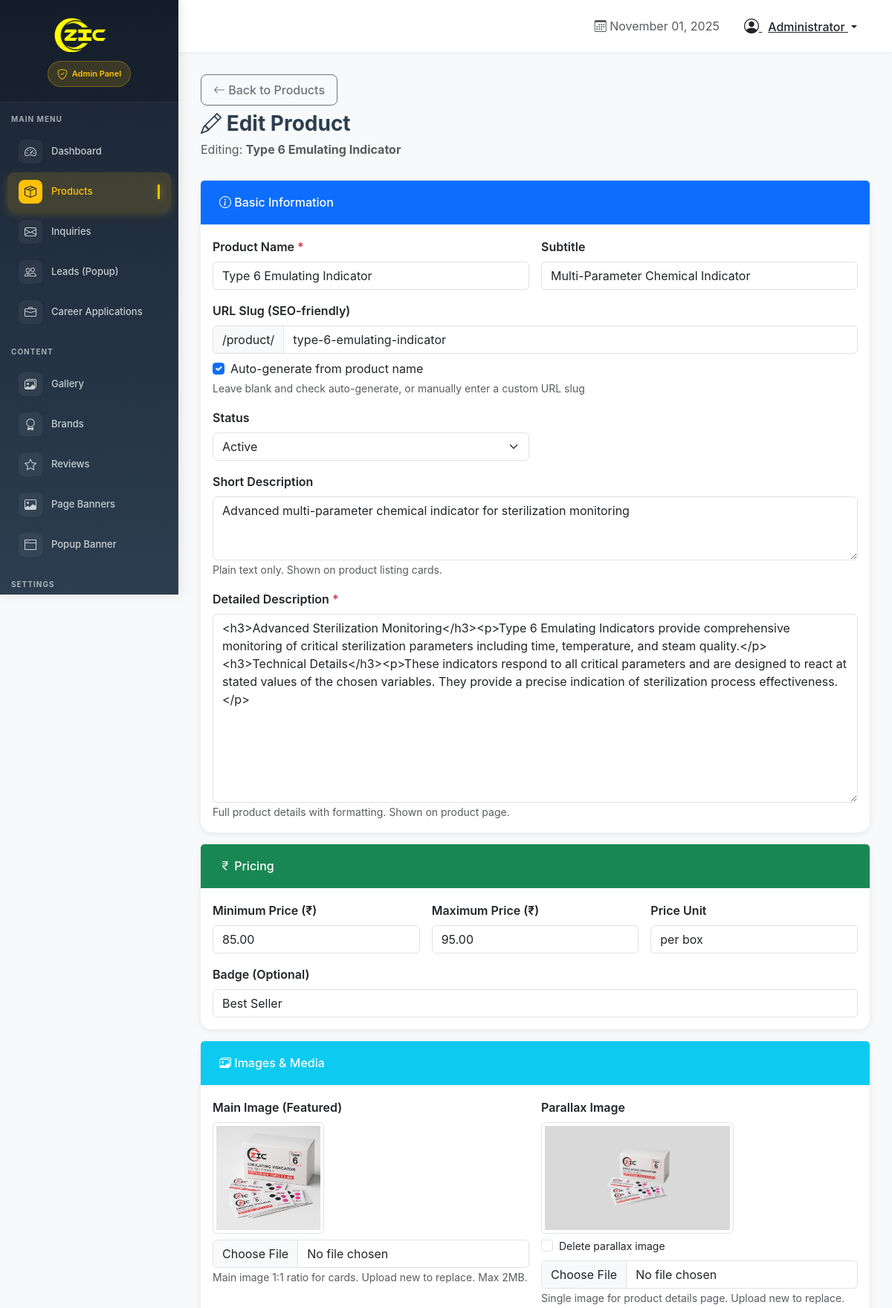
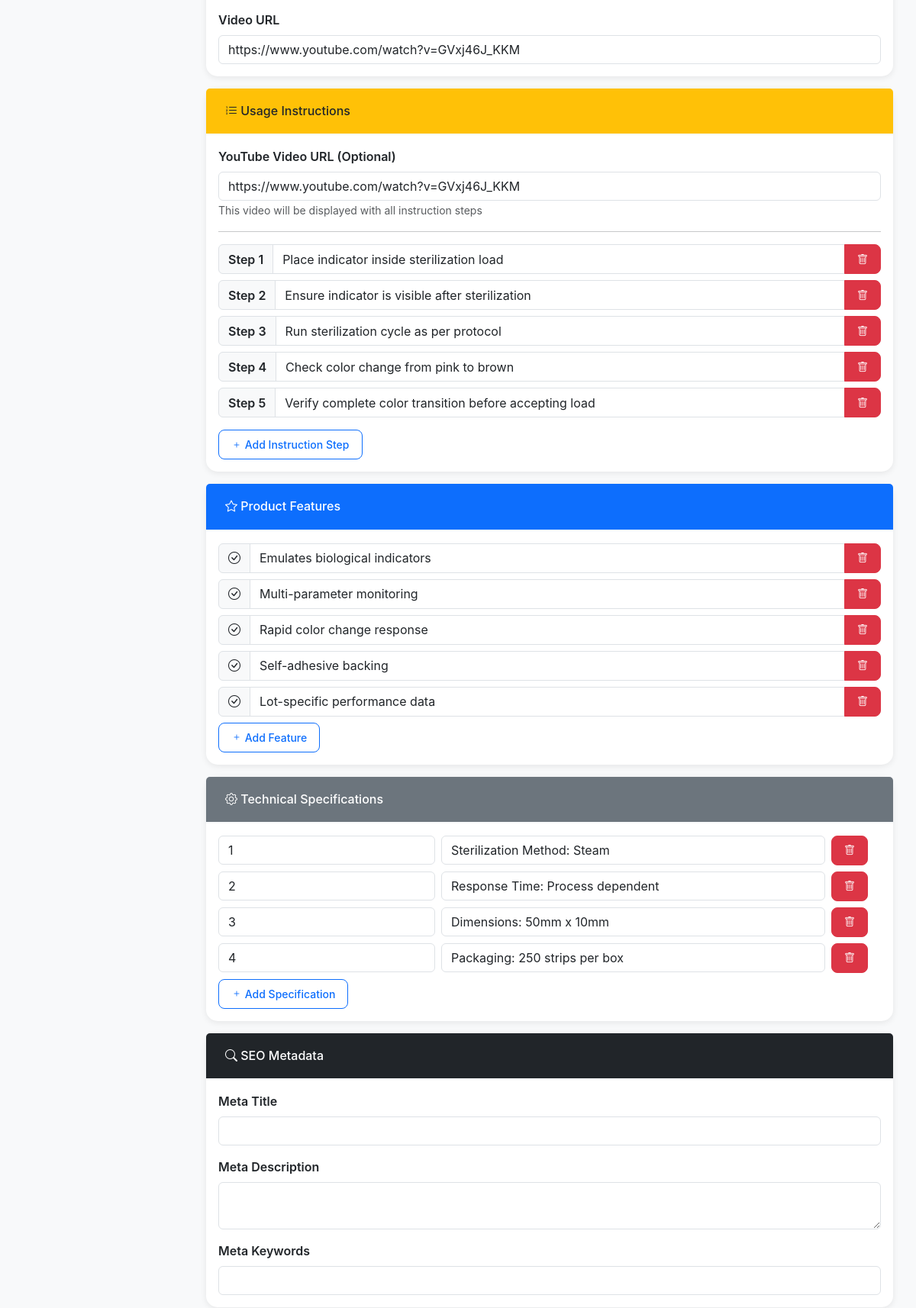
The app's page /admin/edit-product.php?id=2 (signed in, upper part) with its own data (2 pictures, top to bottom).
### tables this page shows
CREATE TABLE `products` (
  `id` int(11) NOT NULL,
  `name` varchar(255) NOT NULL,
  `slug` varchar(255) DEFAULT NULL,
  `subtitle` varchar(255) DEFAULT NULL,
  `category` varchar(100) DEFAULT NULL,
  `categories` text DEFAULT NULL,
  `description` text DEFAULT NULL,
  `details` longtext DEFAULT NULL,
  `price_min` decimal(10,2) DEFAULT NULL,
  `price_max` decimal(10,2) DEFAULT NULL,
  `price_unit` varchar(50) DEFAULT NULL,
  `badge` varchar(100) DEFAULT NULL,
  `main_image` varchar(255) DEFAULT NULL,
  `og_image` varchar(255) DEFAULT NULL,
  `video_url` varchar(500) DEFAULT NULL,
  `instructions` text DEFAULT NULL,
  `instructions_video` text DEFAULT NULL COMMENT 'YouTube video URL for usage instructions',
  `features` text DEFAULT NULL,
  `specifications` text DEFAULT NULL,
  `meta_title` varchar(255) DEFAULT NULL,
  `meta_description` text DEFAULT NULL,
  `meta_keywords` text DEFAULT NULL,
  `tags` text DEFAULT NULL,
  `status` enum('active','inactive') DEFAULT 'active',
  `created_at` timestamp NOT NULL DEFAULT current_timestamp(),
  `updated_at` timestamp NOT NULL DEFAULT current_timestamp() ON UPDATE current_timestamp()
);

CREATE TABLE `product_images` (
  `id` int(11) NOT NULL,
  `product_id` int(11) NOT NULL,
  `image_path` varchar(255) NOT NULL,
  `image_type` enum('parallax','gallery') DEFAULT 'parallax',
  `display_order` int(11) DEFAULT 0,
  `created_at` timestamp NOT NULL DEFAULT current_timestamp()
);

### admin/edit-product.php (the view, shortened to what the rows shown need)
<?php
require_once '../config/Database.php';
require_once '../config/FileUploader.php';
$db = Database::getInstance();
$productId = isset($_GET['id']) ? (int)$_GET['id'] : 0;
$product = $db->fetchOne("SELECT * FROM products WHERE id = ?", [$productId]);
$productImages = $db->fetchAll("SELECT * FROM product_images WHERE product_id = ? ORDER BY display_order", [$productId]);
$instructions = json_decode($product['instructions'] ?? '[]', true) ?: [];
$features = json_decode($product['features'] ?? '[]', true) ?: [];
$specifications = json_decode($product['specifications'] ?? '[]', true) ?: [];
?>
<!DOCTYPE html>
<html lang="en">
<head>
    <link href="https://cdn.jsdelivr.net/npm/bootstrap@5.3.0/dist/css/bootstrap.min.css" rel="stylesheet">
    <link rel="stylesheet" href="https://cdn.jsdelivr.net/npm/bootstrap-icons@1.11.0/font/bootstrap-icons.css">
    <link rel="stylesheet" href="assets/css/admin.css">
</head>
<body>
    <div class="main-content">
        <div class="content-wrapper">
            <div class="page-header">
                <div>
                    <h1 class="page-title">
                        <i class="bi bi-pencil"></i> Edit Product
                    </h1>
                    <p class="text-muted">Editing: <strong><?php echo htmlspecialchars($product['name']); ?></strong></p>
                </div>
            </div>
            <form method="POST" enctype="multipart/form-data" id="productForm">
                <div class="card mb-3">
                    <div class="card-body">
                        <div class="row g-3">
                            <div class="col-md-6">
                                <label class="form-label fw-semibold">Product Name <span class="text-danger">*</span></label>
                                <input type="text" name="name" id="productName" class="form-control" required
                                       value="<?php echo htmlspecialchars($product['name']); ?>">
                            </div>
                            <div class="col-md-6">
                                <label class="form-label fw-semibold">Subtitle</label>
                                <input type="text" name="subtitle" class="form-control"
                                       value="<?php echo htmlspecialchars($product['subtitle']); ?>">
                            </div>
                            <div class="col-12">
                                <div class="input-group mb-2">
                                    <span class="input-group-text">/product/</span>
                                    <input type="text" name="slug_manual" id="slugManual" class="form-control"
                                           placeholder="auto-generated-from-title"
                                           value="<?php echo htmlspecialchars($product['slug'] ?? ''); ?>">
                                </div>
                            </div>
                            <div class="col-md-6">
                                <label class="form-label fw-semibold">Status</label>
                                <select name="status" class="form-select">
                                    <option value="active" <?php echo $product['status'] == 'active' ? 'selected' : ''; ?>>Active</option>
                                </select>
                            </div>
                            <div class="col-12">
                                <label class="form-label fw-semibold">Short Description</label>
                                <textarea name="description" class="form-control" rows="3"><?php echo htmlspecialchars($product['description']); ?></textarea>
                                <small class="text-muted">Plain text only. Shown on product listing cards.</small>
                            </div>
                            <div class="col-12">
                                <label class="form-label fw-semibold">Detailed Description <span class="text-danger">*</span></label>
                                <textarea name="details" id="detailsEditor" class="form-control" rows="10"><?php echo htmlspecialchars($product['details']); ?></textarea>
                                <small class="text-muted">Full product details with formatting. Shown on product page.</small>
                            </div>
                        </div>
                    </div>
                </div>
                <div class="card mb-3">
                    <div class="card-body">
                        <div class="row g-3">
                            <div class="col-md-4">
                                <label class="form-label fw-semibold">Minimum Price (₹)</label>
                                <input type="number" name="price_min" class="form-control" min="0" step="0.01"
                                       value="<?php echo $product['price_min']; ?>">
                            </div>
                            <div class="col-md-4">
                                <label class="form-label fw-semibold">Maximum Price (₹)</label>
                                <input type="number" name="price_max" class="form-control" min="0" step="0.01"
                                       value="<?php echo $product['price_max']; ?>">
                            </div>
                            <div class="col-md-4">
                                <label class="form-label fw-semibold">Price Unit</label>
                                <input type="text" name="price_unit" class="form-control"
                                       value="<?php echo htmlspecialchars($product['price_unit']); ?>">
                            </div>
                            <div class="col-md-12">
                                <label class="form-label fw-semibold">Badge (Optional)</label>
                                <input type="text" name="badge" class="form-control"
                                       value="<?php echo htmlspecialchars($product['badge']); ?>">
                            </div>
                        </div>
                    </div>
                </div>
                <div class="card mb-3">
                    <div class="card-body">
                        <div class="row g-3">
                            <div class="col-md-6">
                                <?php if ($product['main_image']): ?>
                                <div class="mb-2">
                                    <img src="<?php echo FileUploader::getImagePath($product['main_image']); ?>" class="img-thumbnail" style="max-height: 150px;">
                                </div>
                                <?php endif; ?>
                            </div>
                            <div class="col-md-6">
                                <?php
                                $parallaxImg = null;
                                foreach ($productImages as $img) {
                                    if ($img['image_type'] === 'parallax') {
                                        $parallaxImg = $img;
                                        break;
                                    }
                                }
                                ?>
                                <?php if ($parallaxImg): ?>
                                <div class="mb-2">
                                    <img src="<?php echo FileUploader::getImagePath($parallaxImg['image_path']); ?>" class="img-thumbnail" style="max-height: 150px;">
                                    <div class="form-check mt-1">
                                        <input type="checkbox" name="delete_parallax" value="<?php echo $parallaxImg['id']; ?>"
                                               class="form-check-input" id="deleteParallax">
                                        <label class="form-check-label" for="deleteParallax">
                                            <small>Delete parallax image</small>
                                        </label>
                                    </div>
                                </div>
                                <?php endif; ?>
                            </div>
                            <div class="col-12">
                                <label class="form-label fw-semibold">Video URL</label>
                                <input type="url" name="video_url" class="form-control"
                                       value="<?php echo htmlspecialchars($product['video_url']); ?>">
                            </div>
                        </div>
                    </div>
                </div>
                <div class="card mb-3">
                    <div class="card-body">
                        <div class="mb-3">
                            <label class="form-label fw-semibold">YouTube Video URL (Optional)</label>
                            <input type="url" name="instructions_video" class="form-control"
                                   placeholder="Enter YouTube video URL for usage instructions"
                                   value="<?php echo htmlspecialchars($product['instructions_video'] ?? ''); ?>">
                            <small class="form-text text-muted">This video will be displayed with all instruction steps</small>
                        </div>
                        <div id="instructionsContainer">
                            <?php if (!empty($instructions)): ?>
                                <?php foreach ($instructions as $index => $instruction):
                                    $text = is_array($instruction) ? ($instruction['text'] ?? '') : $instruction;
                                ?>
                                <div class="instruction-item mb-2">
                                    <div class="input-group">
                                        <span class="input-group-text fw-semibold">Step <?php echo $index + 1; ?></span>
                                        <input type="text" name="instructions[]" class="form-control"
                                               placeholder="Instruction text"
                                               value="<?php echo htmlspecialchars($text); ?>">
                                        <button type="button" class="btn btn-danger btn-sm remove-instruction">
                                            <i class="bi bi-trash"></i>
                                        </button>
                                    </div>
                                </div>
                                <?php endforeach; ?>
                            <?php endif; ?>
                        </div>
                    </div>
                </div>
                <div class="card mb-3">
                    <div class="card-body">
                        <div id="featuresContainer">
                            <?php if (!empty($features)): ?>
                                <?php foreach ($features as $feature): ?>
                                <div class="feature-item mb-2">
                                    <div class="input-group">
                                        <span class="input-group-text"><i class="bi bi-check-circle"></i></span>
                                        <input type="text" name="features[]" class="form-control"
                                               value="<?php echo htmlspecialchars($feature); ?>">
                                        <button type="button" class="btn btn-danger btn-sm remove-feature">
                                            <i class="bi bi-trash"></i>
                                        </button>
                                    </div>
                                </div>
                                <?php endforeach; ?>
                            <?php endif; ?>
                        </div>
                    </div>
                </div>
                <div class="card mb-3">
                    <div class="card-body">
                        <div id="specificationsContainer">
                            <?php if (!empty($specifications)): ?>
                                <?php foreach ($specifications as $label => $value): ?>
                                <div class="specification-item mb-2">
                                    <div class="row g-2">
                                        <div class="col-md-4">
                                            <input type="text" name="specifications[label][]" class="form-control"
                                                   value="<?php echo htmlspecialchars($label); ?>">
                                        </div>
                                        <div class="col-md-7">
                                            <input type="text" name="specifications[value][]" class="form-control"
                                                   value="<?php echo htmlspecialchars($value); ?>">
                                        </div>
                                        <div class="col-md-1">
                                            <button type="button" class="btn btn-danger btn-sm remove-specification">
                                                <i class="bi bi-trash"></i>
                                            </button>
                                        </div>
                                    </div>
                                </div>
                                <?php endforeach; ?>
                            <?php endif; ?>
                        </div>
                    </div>
                </div>
            </form>
        </div>
    </div>
</body>
</html>

### records on screen
products: name "Type 6 Emulating Indicator", subtitle "Multi-Parameter Chemical Indicator", slug_manual "type-6-emulating-indicator", status "Active", description "Advanced multi-parameter chemical indicator for sterilization monitoring", details "<h3>Advanced Sterilization Monitoring</h3><p>Type 6 Emulating Indicators provide comprehensive monitoring of critical sterilization parameters including time, temperature, and steam quality.</p><h3>Technical Details</h3><p>These indicators respond to all critical parameters and are designed to react at stated values of the chosen variables. They provide a precise indication of sterilization process effectiveness.</p>", price_min "85.00", price_max "95.00", price_unit "per box", badge "Best Seller", main_image (picture), video_url "https://www.youtube.com/watch?v=GVxj46J_KKM", instructions_video "https://www.youtube.com/watch?v=GVxj46J_KKM", instructions "Place indicator inside sterilization load", instructions "Ensure indicator is visible after sterilization", instructions "Run sterilization cycle as per protocol", instructions "Check color change from pink to brown", instructions "Verify complete color transition before accepting load", features "Emulates biological indicators", features "Multi-parameter monitoring", features "Rapid color change response", features "Self-adhesive backing", features "Lot-specific performance data", specifications "Sterilization Method: Steam", specifications "Response Time: Process dependent", specifications "Dimensions: 50mm x 10mm", specifications "Packaging: 250 strips per box"
product_images: image_path (picture)

### other values on screen
$user['name'] "Administrator"
